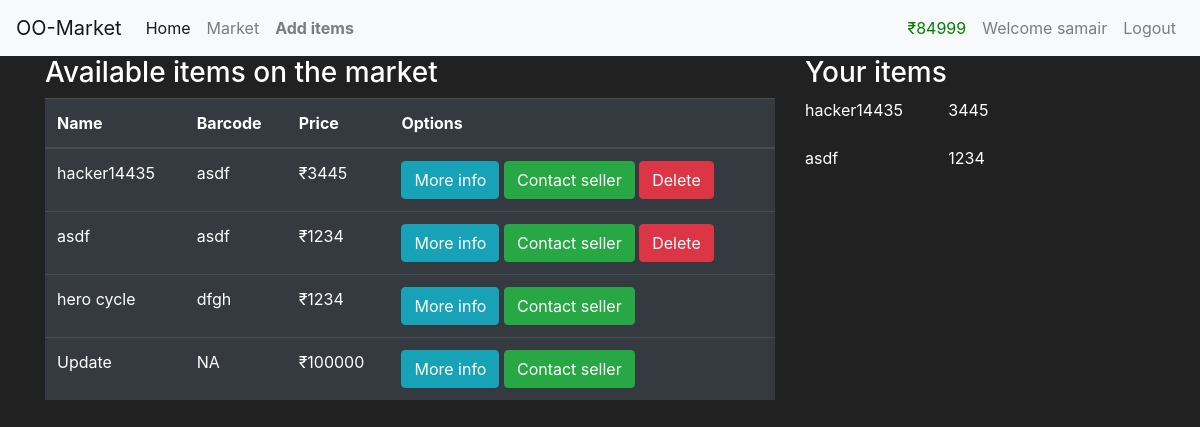
Before: /market (signed in) with the older database file.
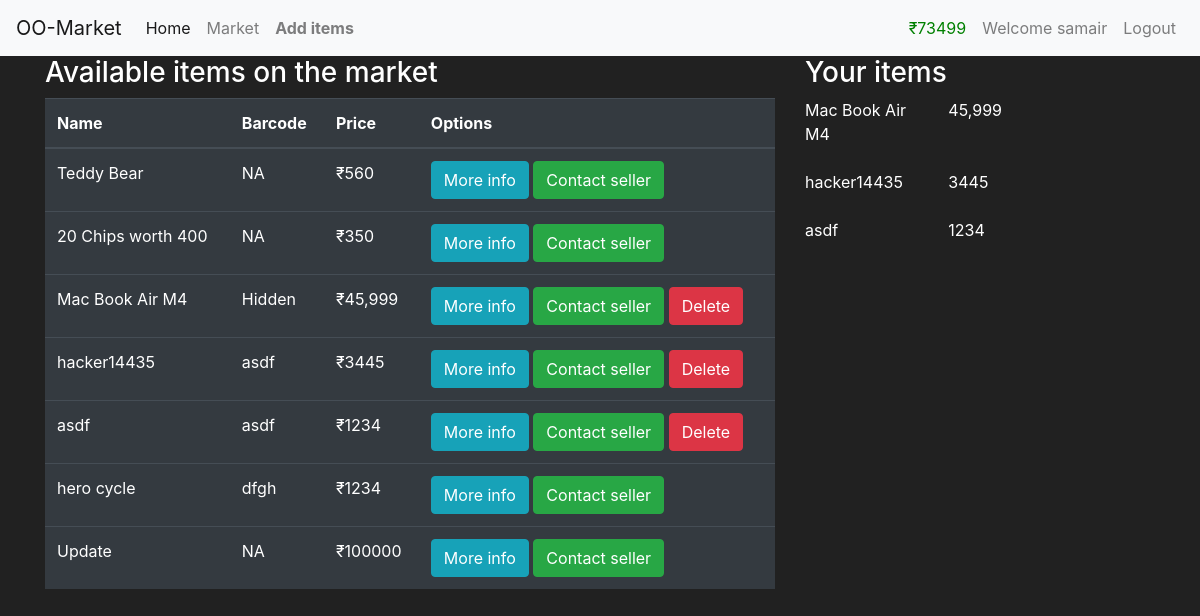
After: the same page with the newer database file.
### tables this page shows
CREATE TABLE items(
    id INTEGER primary key autoincrement,
    name varchar(100) not null,
    barcode varchar(12) not null,
    price int not null,
    description varchar(1000) not null,
    owner_id integer ,
    foreign key (owner_id) references "user_old"(id)
    );

### app.py (the view)
@app.route("/market")
def market():
    if "user" in session:
        db=get_conn()
        cursor=db.cursor()
        cursor.execute("select * from items order by id desc")
        data=cursor.fetchall()
        db.close()
        return render_template("market.html",objects=data)
    else:
        flash(f"Please login first {random.randint(0,9)}","error")
        return redirect(url_for("login"))

### app.py (called while the page is built)
def get_conn():
    conn=sqlite3.connect("database.db")
    conn.row_factory=sqlite3.Row
    return conn

### templates/market.html (shortened to what this page needs)
{%extends "parent.html"%}
{%block content%}
<div class="container">
  <div class="row">
    <div class="col-8">
      <h3>
        Available items on the market
      </h3>
      <table class="table table-hover table-dark">
        <thead>
          <tr>
            <th scope="col">Name</th>
            <th scope="col">Barcode</th>
            <th scope="col">Price</th>
            <th> Options</th>
          </tr>
        </thead>
        <tbody>
          {%for item in objects%}
          <tr>
            <td>{{item["name"]}}</td>
            <td>{{item["barcode"]}}</td>
            <td>₹{{item["price"]}}</td>
            <td>
              <button class="btn btn-outline btn-info" data-toggle="modal" data-target="#modal-{{item['id']}}">More
                info</button>
              <form action="/reduce/500/{{item['owner_id']}}" method="POST" style="display:inline">
                <button class=" btn btn-outline btn-success" style="display: inline;"
                  onclick="return confirm('This will take 500 credits from your account!!');">
                   Contact seller
                   </button>
              </form>
              {%if session['id']==item['owner_id']%}
              <form method="POST" action="/delete/{{item['id']}}" style="display:inline;">
                <button type="submit" class="btn btn-danger"
                  onclick="return confirm('Are you sure you want to delete this item?');">Delete</button>
              </form>
              {%endif%}
            </td>
          </tr>
          {%endfor%}
        </tbody>
      </table>
    </div>
    <div class="col-4">
      <h3> Your items</h3>
          {%for item in objects%}
            {% if item['owner_id']==session['id']%}
              <div class ="row">
              <div class="col-5">
              {{item['name']}}
            </div>
              {{item['price']}}
            </div>
            <br>
              {%endif%}
          {%endfor%}
    </div>
  </div>
</div>
{%endblock%}

### templates/parent.html (shortened to what this page needs)
<!doctype html>
<html lang="en">
  <head>
    <link rel="stylesheet" href="https://cdn.jsdelivr.net/npm/bootstrap@4.4.1/dist/css/bootstrap.min.css">
  </head>
  <body>
    <nav class="navbar navbar-expand-lg navbar-light bg-light">
        <a class="navbar-brand" href="#">OO-Market</a>
        <div class="collapse navbar-collapse" id="navbarNav">
          <ul class="navbar-nav">
            <li class="nav-item active">
              <a class="nav-link" href="{{url_for('main')}}">Home <span class="sr-only">(current)</span></a>
            </li>
            <li class="nav-item">
              <a class="nav-link" href="{{url_for('market')}}">Market</a>
            </li>
            {%if 'user' in session %}
            <li class="nav-item">
                <a class="nav-link username" href="/add"  ><strong> Add items</strong> </a>
              </li>
            {%endif %}
            </ul>
            <ul class="navbar-nav ml-auto">
            {%if 'user' in session %}
            <li class="nav-item" >
              <a class="nav-link" style="color:green">₹{{session["budget"]}}</a>
            </li>
            <li class="nav-item">
                <a class="nav-link username"  >Welcome {{session["user"]}}</a>
              </li>
            {%endif %}
            {%if 'user' in session %}
            <li class="nav-item">
              <a class="nav-link logout-link" href="{{url_for('logout')}}">Logout</a>
            </li>
            {%endif %}
          </ul>
        </div>
      </nav>
      {%block content%}
      {%endblock%}
  </body>
</html>

### templates/parent.html (style rules this page uses)
body { background-color: #212121; color:white }

Changed rows visible on the page:
added items: name "Teddy Bear", barcode "NA", price "560", shown under "Available items on the market"
added items: name "20 Chips worth 400", barcode "NA", price "350", shown under "Available items on the market"
added items: name "Mac Book Air M4", barcode "Hidden", price "45,999"
Other visible differences:
{{ session["budget"] }}: "84999" → "73499"
